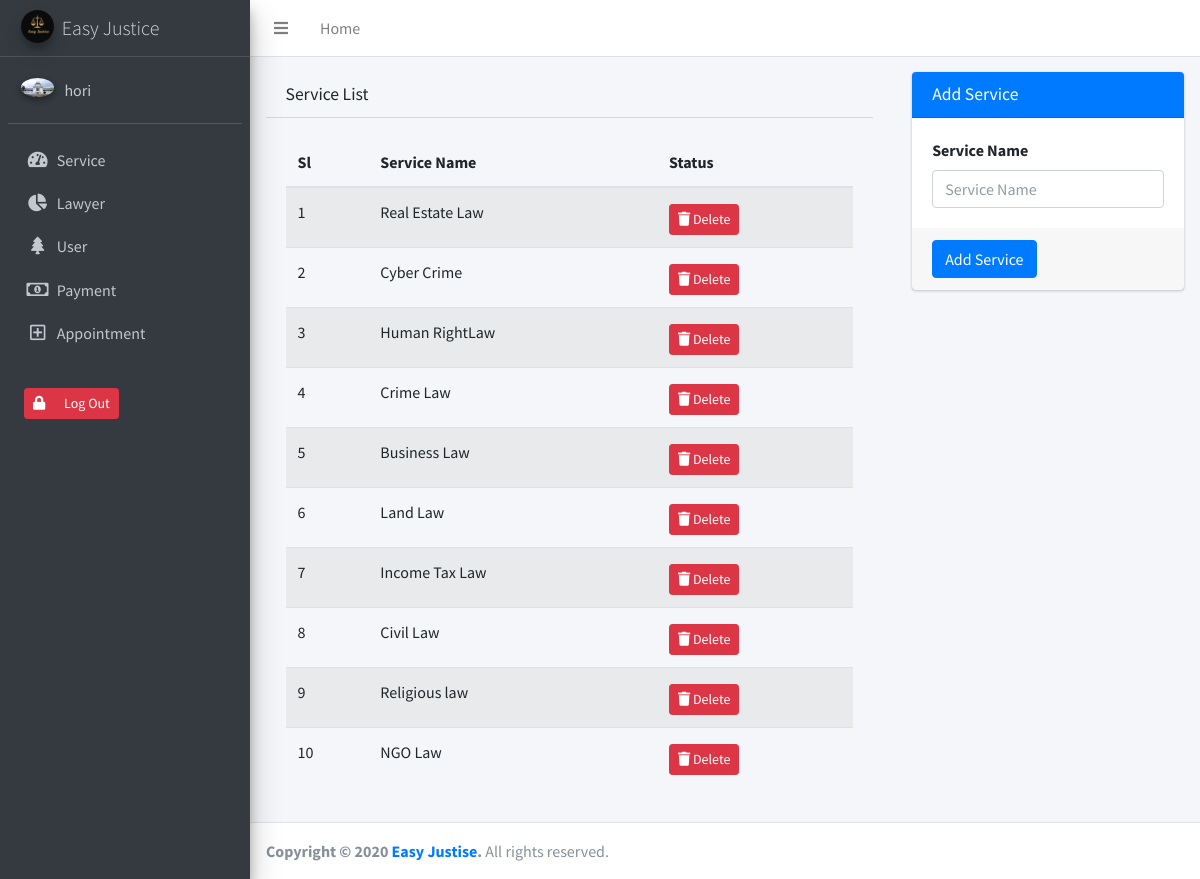
The page /Admin/service.php (signed in) on the database its author committed.
### tables this page shows
CREATE TABLE `services` (
  `sid` int(11) NOT NULL,
  `service_name` varchar(50) NOT NULL,
  `time` timestamp NOT NULL DEFAULT current_timestamp()
);

### class/class.php (called while the page is built, shortened)
<?php
class database
{
   public $link;
   public function __construct()
   {
      $this->link = mysqli_connect('localhost', 'larajaha_lawu', 'Password101!', 'larajaha_law') or die("error is:".mysqli_connect_error());
   }
   public function select($data)
   {
      $sel = mysqli_query($this->link, $data);
      if ($sel) {
         return $sel;
      }
   }
}

### Admin/service.php (the view, shortened to what this page needs)
<?php include('inc/header.php'); ?>
<div class="content-wrapper">
    <section class="content-header">
        <div class="container-fluid">
            <div class="row">
                <div class="col-md-8">
                    <div class="card-header">
                        <h3 class="card-title">Service List</h3>
                    </div>
                    <div class="card-body">
                        <table class="table table-striped">
                            <thead>
                                <tr>
                                    <th>
                                        Sl
                                    </th>
                                    <th>
                                        Service Name
                                    </th>
                                    <th class="">
                                        Status
                                    </th>
                                </tr>
                            </thead>
                            <tbody>
                                <?php
                                $i = 1;
                                $que = "SELECT * FROM `services`";
                                $quer = $db->select($que);
                                if (mysqli_num_rows($quer) >= 1) {
                                    while ($row = mysqli_fetch_assoc($quer)) { ?>
                                        <tr>
                                            <td>
                                                <?php echo $i++; ?>
                                            </td>
                                            <td>
                                                <a>
                                                    <?php echo $row['service_name']; ?>
                                                </a>
                                            </td>
                                            <td class="project-actions">
                                                <a class="btn btn-danger btn-sm mt-1" href="?did=<?php echo $row['sid']; ?>">
                                                    <i class="fas fa-trash">
                                                    </i>
                                                    Delete
                                                </a>
                                            </td>
                                        </tr>
                                <?php
                                    }
                                } else {
                                    echo "<h1 style='text:center'>Sorry....Yor have no Message</h1>";
                                }
                                ?>
                            </tbody>
                        </table>
                    </div>
                </div>
                <div class="col-md-4">
                    <div class="card card-primary ml-4">
                        <div class="card-header">
                            <h3 class="card-title">Add Service</h3>
                        </div>
                        <form action="" method="POST">
                            <div class="card-body">
                                <div class="">
                                    <label for="">Service Name</label>
                                    <input type="text" name="name" class="form-control" placeholder="Service Name">
                                </div>
                            </div>
                            <div class="card-footer">
                                <button type="submit" name="submit" class="btn btn-primary">Add Service</button>
                            </div>
                        </form>
                    </div>
                </div>
            </div>
        </div>
    </section>
</div>
<?php include('inc/footer.php'); ?>

### rows shown on the page
services: service_name "Real Estate Law"
services: service_name "Cyber Crime"
services: service_name "Human RightLaw"
services: service_name "Crime Law"
services: service_name "Business Law"
services: service_name "Land Law"
services: service_name "Income Tax Law"
services: service_name "Civil Law"
services: service_name "Religious law"
services: service_name "NGO Law"

### other values the page prints
$_SESSION['adminname'] "hori"
